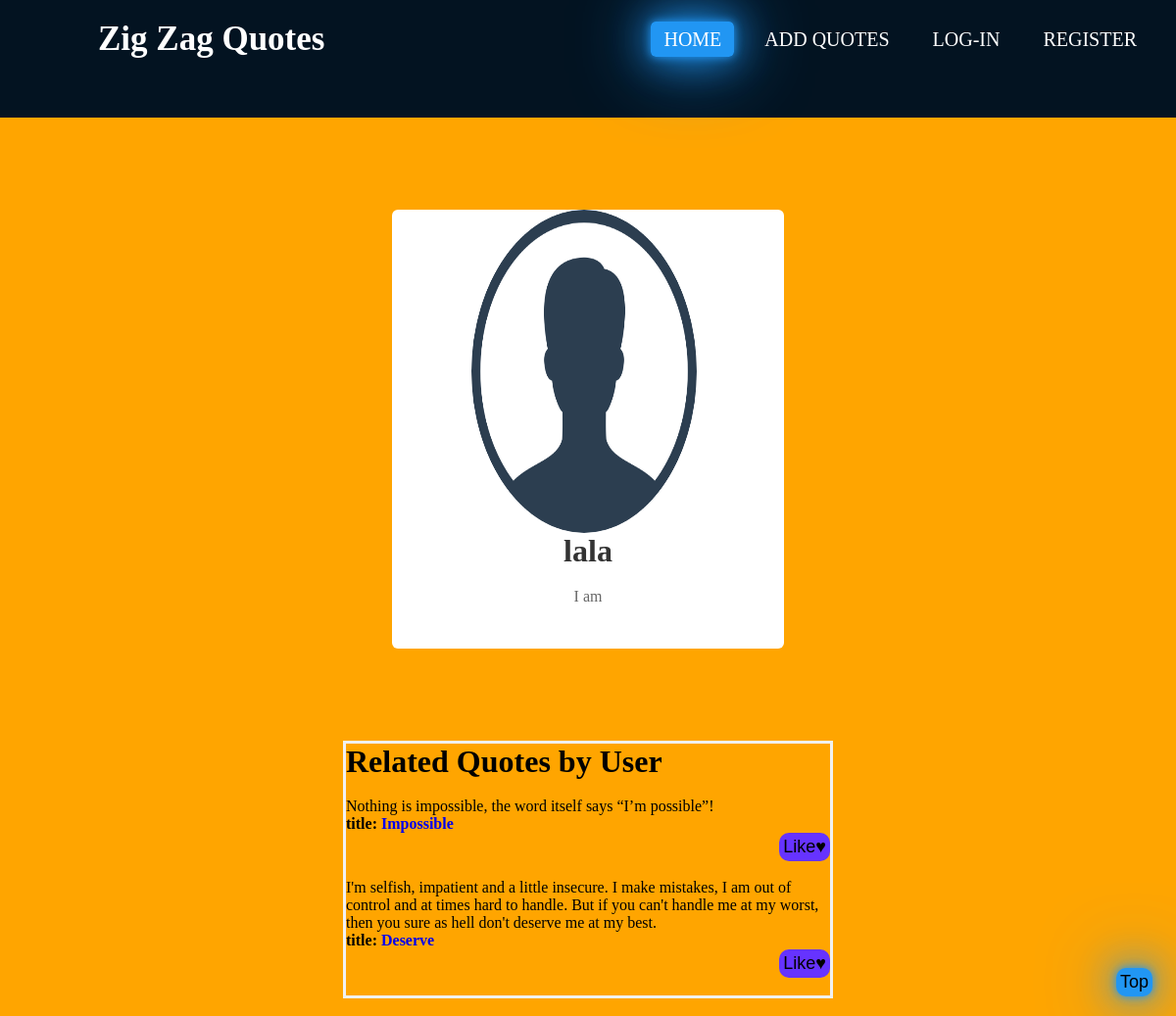
The app's page /account/1/profile/ with its own data.
### quotes/models.py (models this page shows, shortened)
class Profile(models.Model):
    profile_pic = models.ImageField(default="profile.png", upload_to='images/', blank=True, null=True)
    user = models.OneToOneField(settings.AUTH_USER_MODEL, on_delete=models.CASCADE)
    bio = models.CharField(max_length=250, default="I am")
    date_of_birth = models.DateField(blank=True, null=True)
    facebook_url = models.CharField(max_length=250, null=True, blank=True)
    youtube_url = models.CharField(max_length=250, null=True, blank=True)
    twitter_url = models.CharField(max_length=250, null=True, blank=True)
    linkedin_url = models.CharField(max_length=250, null=True, blank=True)
    instagram_url = models.CharField(max_length=250, null=True, blank=True)

class Quote(models.Model):
    author = models.ForeignKey(settings.AUTH_USER_MODEL, on_delete=models.CASCADE, related_name='quotes')
    title = models.CharField(max_length=250)
    body = models.TextField()
    users_like = models.ManyToManyField(settings.AUTH_USER_MODEL, related_name='Quotes_liked', blank=True)
    time = models.DateTimeField(auto_now_add=True, db_index=True)
    category = models.CharField(max_length=250, default='Popular Quote')

### account/views.py (the view)
# urls.py: path('<str:pk>/profile/', ProfilePage.as_view(), name='profile_page'),
class ProfilePage(generic.DetailView):
    model = apps.get_model('quotes', 'Profile')
    template_name = "registration/profile_page.html"
    def get_context_data(self, **kwargs):
        context = super().get_context_data(**kwargs)
        Profile = apps.get_model('quotes', 'Profile')
        Quote = apps.get_model('quotes', 'Quote')
        query1 = Profile.objects.get(id=self.kwargs['pk'])
        context['post'] = Quote.objects.filter(author=query1.user)
        context['post_len'] = len(Quote.objects.filter(author=query1.user))
        context['query'] = query1
        return context

### account/templates/registration/profile_page.html (shortened to what this page needs)
{% extends "home_layout.html" %}
{% load static %}
{% block content %}
    {% if query.profile_pic %}
            <img class="image" src="{{query.profile_pic.url}}">&ensp;
                {% else %}<img class="image" src="{% static 'profile.png' %}">
    {% endif %}
    {% if query.user.first_name %}
        <h2 class="name">{{query.user.first_name}} {{query.user.last_name}}</h2>
    {% else %}
        <h2 class="name">{{query.user}}</h2>
    {% endif %}
    <p class="dob">
        {{query.bio}}<br>
    </p>
{% endblock %}
{% block footer %}
<h1>Related Quotes by User</h1><br>
{% if post_len > 0 %}
    {% for post in post %}
    {% if post.title %}
              <blockquote >{{post.body|safe}}</blockquote>
              <h4>title: <a  href="{% url 'quotes:quote_detail' post.pk post.category|slugify %}">{{post.title|safe}}</a></h4>
              <form action="{% url 'quotes:quote_like' post.pk %}" method ="POST" style="text-align:right;">
                   <input type="submit" value="Like&#9829;">
              </form><br>
    {% endif %}
         {% endfor %}
{% else %}
    <p>No Post Created............</p>
{% endif %}
{% endblock %}

### quotes/templates/home_layout.html (style rules this page uses)
* { padding: 0; margin: 0; text-decoration: none; list-style: none; box-sizing: border-box; }
h2 { font-size: 50px; color: #33ffff; }
p { font-size: 20px; color: blue; }
body { background: orange; }
input, button, label { border-radius: 10px; border: none; padding: 4px; color: #000; background-color: #6633FF; font-size: 18px; }

### account/templates/registration/profile_page.html (style rules this page uses)
.image { vertical-align: middle; width: 230px; height: 330px; border-radius: 50%; }
.name { font-size: 32px; font-weight: 600; margin-bottom: 15px; color: #333; }
.bio,.dob { font-size: 16px; line-height: 26px; margin-bottom: 20px; color: #666; }

### records on screen
Profile: profile_pic (placeholder picture), user.first_name "lala", bio "I am"
Quote: body "Nothing is impossible, the word itself says “I’m possible”!", title "Impossible"
Quote: body "I'm selfish, impatient and a little insecure. I make mistakes, I am out of control and at times hard to handle. But if you can't handle me at my worst, then you sure as hell don't deserve me at my best.", title "Deserve"
